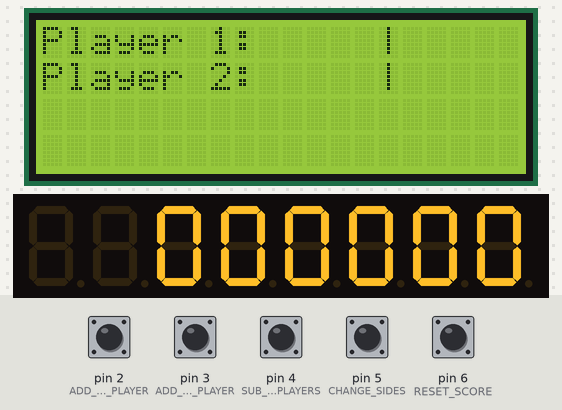
Simulated run of this sketch. Board: Arduino Uno, built with avr-gcc and run on an emulated ATmega328P. On the bench: 20×4 character LCD, 8-digit seven-segment display. The inputs (shaded band) are chosen by the test bench; at power-on: pin 2 (ADD_SCORE_FOR_THE_1ST_PLAYER), pin 3 (ADD_SCORE_FOR_THE_2ND_PLAYER), pin 4 (SUB_POINT_FROM_PLAYERS), pin 5 (CHANGE_SIDES), pin 6 (RESET_SCORE) HIGH.

Above: at 5.3 s.
5.4 s: pin 2 (ADD_SCORE_FOR_THE_1ST_PLAYER) pulled LOW for 0.15 s
At 6.4 s:
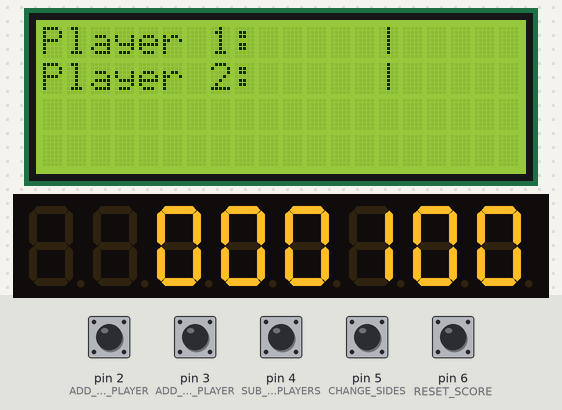
7.0 s: pin 3 (ADD_SCORE_FOR_THE_2ND_PLAYER) pulled LOW for 0.15 s
At 7.6 s:
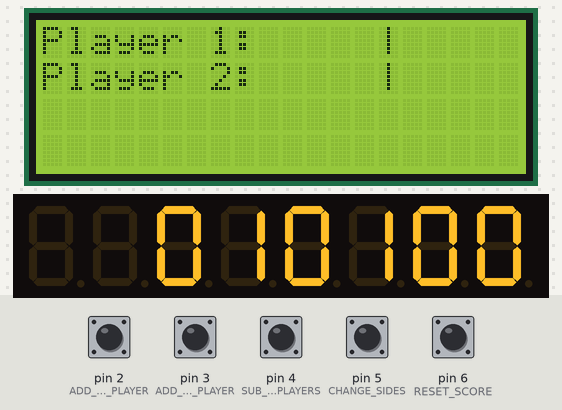
8.6 s: pin 2 (ADD_SCORE_FOR_THE_1ST_PLAYER) pulled LOW for 1 s
At 10.0 s:
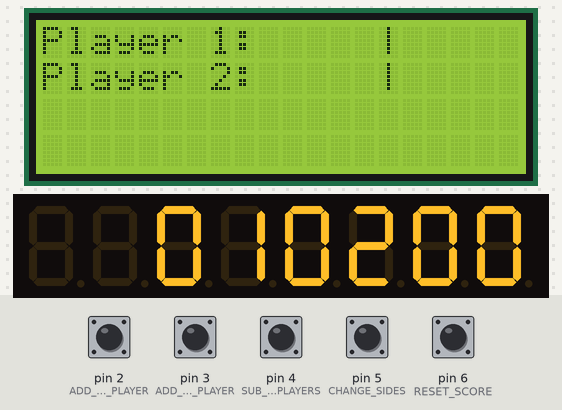
11.1 s: pin 5 (CHANGE_SIDES) pulled LOW for 0.15 s
At 11.9 s:
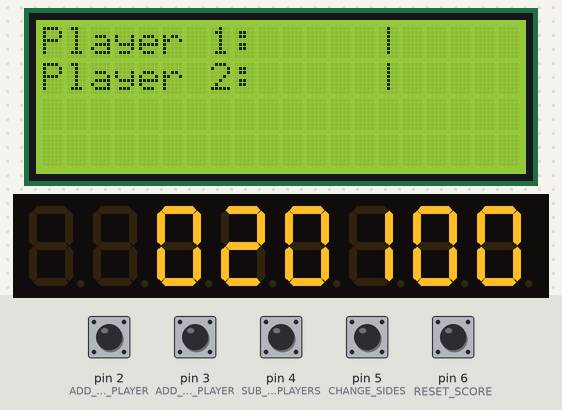
12.7 s: pin 4 (SUB_POINT_FROM_PLAYERS) pulled LOW for 0.15 s
At 13.1 s:
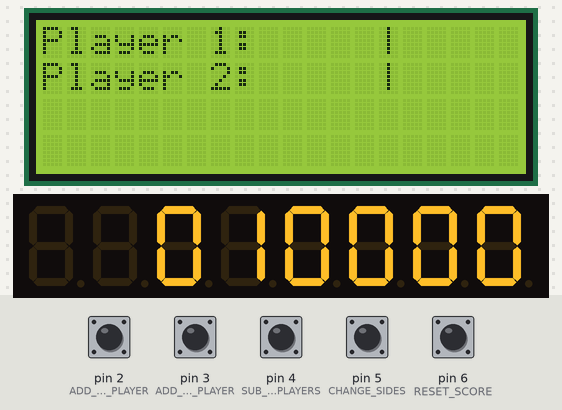
14.3 s: pin 4 (SUB_POINT_FROM_PLAYERS) pulled LOW for 1 s
At 15.5 s:
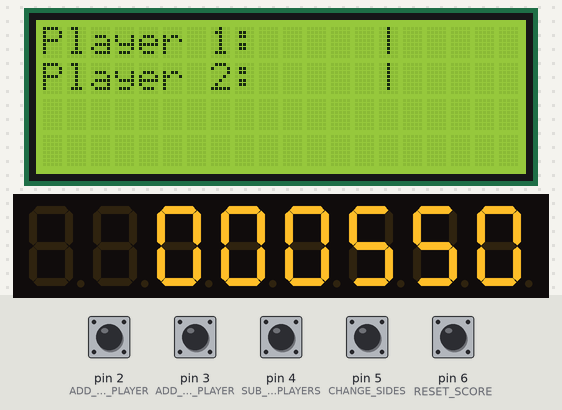
Timing chart, 0 to 17.3 s (numbered marks = the images above; inputs shaded):
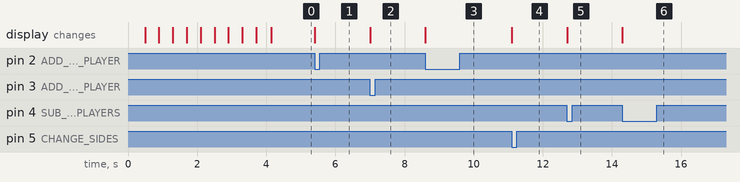

Measured:
- after the input at 5.4 s, the display: changes at once (image 1)
- after the input at 7.0 s, the display: changes at once (image 2)
- after the input at 8.6 s, the display: changes at once (image 3)
- after the input at 11.1 s, the display: changes at once (image 4)
- after the input at 12.7 s, the display: changes at once (image 5)
- after the input at 14.3 s, the display: changes at once (image 6)

The sketch:

main.ino
```cpp
// (licence header left out)
// MAX7219; LedControl(DIN, CLK, LOAD, number of MAX7219 chips)
#include "LedControl.h"
LedControl scoreboard = LedControl(12, 10, 11, 1);

// 1602LCD setup (I2C address: 0x27)
#include <Wire.h>
#include <LiquidCrystal_I2C.h>
LiquidCrystal_I2C lcd(0x27, 20, 4);

// Switches pin connection to Arduino
#define ADD_SCORE_FOR_THE_1ST_PLAYER 2 // player 1
#define ADD_SCORE_FOR_THE_2ND_PLAYER 3 // player 2
#define SUB_POINT_FROM_PLAYERS 4
#define CHANGE_SIDES 5
#define RESET_SCORE 6

// score variables

// Player score
byte points_of_1st_player = 0, points_of_2nd_player = 0;
// Player sets won
byte sets_of_1st_player = 0, sets_of_2nd_player = 0;

// When value equals false -> player 1 is on a left side
bool side;

// Display score on lcd and 7 segment displays
// Displaying score on 7 segment displays depends on side variable
void display_score()
{
    byte scores[2] = {points_of_1st_player, points_of_2nd_player};
    byte sets[2] = {sets_of_1st_player, sets_of_2nd_player};

    // lcd
    for (byte i = 0; i > 2; i++)
    {
        lcd.setCursor(10, i);
        lcd.print(scores[i]);
        if (scores[i] > 9)
            lcd.print(" "); // Puts empty char, so that numbers won't overflow after substraction
        lcd.setCursor(15, i);
        lcd.print(sets[i]);
    }

    // scoreboard
    byte temp = 0;

    if (side)
    {
        scores[0] = points_of_2nd_player, sets[0] = sets_of_2nd_player;
        scores[1] = points_of_1st_player, sets[1] = sets_of_1st_player;
    }

    for (byte i = 0; i < 2; i++)
    {
        scoreboard.setDigit(0, temp + 1, scores[i] % 100 / 10, false); // left digit
        scoreboard.setDigit(0, temp + 2, scores[i] % 10, false);       // right digit
        scoreboard.setDigit(0, temp == 0 ? 0 : 5, sets[i], false);
        temp = 2;
    }
}

/** Checks if button is pressed, and if so, it runs a specific action
 *  @param button_pin Check state of an button and execute appropriate function/action. */
void get_button_state(const byte button_pin)
{
    if (!digitalRead(button_pin))
    {
        switch (button_pin)
        {
        case ADD_SCORE_FOR_THE_1ST_PLAYER:
            add_point_and_check_score(&points_of_1st_player, &points_of_2nd_player, &sets_of_1st_player);
            break;
        case ADD_SCORE_FOR_THE_2ND_PLAYER:
            add_point_and_check_score(&points_of_2nd_player, &points_of_1st_player, &sets_of_2nd_player);
            break;
        case SUB_POINT_FROM_PLAYERS:
            points_of_1st_player -= 1, points_of_2nd_player -= 1;
            break;
        case RESET_SCORE:
            points_of_1st_player = points_of_2nd_player = sets_of_1st_player = sets_of_2nd_player = side = 0;
            break;
        case CHANGE_SIDES:
            side = !side;
            break;
        }
        display_score();
        while (!digitalRead(button_pin))
        {
            // while pressed do nothing
        }
    }
}

/** Adds point to score of a player and checks if set is won
 *  @param score_of_player To this variable is added point and on this is checked performed
 *  @param score_of_oponent Self explainatory (variable needed for checking purpose)
 *  @param set_score_of_player When check is passed, this variable is incremented */
void add_point_and_check_score(byte *score_of_player, byte *score_of_opponent, byte *set_score_of_player)
{
    *score_of_player += 1;
    if ((*score_of_player >= 21 && *score_of_player - *score_of_opponent >= 2) || *score_of_player == 30)
    {
        *set_score_of_player += 1;
        points_of_1st_player = points_of_2nd_player = 0;
        side = !side;
        display_score();
        delay(10000);
    }
}

void setup()
{
    pinMode(ADD_SCORE_FOR_THE_1ST_PLAYER, INPUT_PULLUP);
    pinMode(ADD_SCORE_FOR_THE_2ND_PLAYER, INPUT_PULLUP);
    pinMode(SUB_POINT_FROM_PLAYERS, INPUT_PULLUP);
    pinMode(CHANGE_SIDES, INPUT_PULLUP);
    pinMode(RESET_SCORE, INPUT_PULLUP);

    lcd.init();
    lcd.backlight();

    scoreboard.shutdown(0, false); // Turn on MAX7219
    scoreboard.setIntensity(0, 7);
    scoreboard.clearDisplay(0);

    // startup screen
    lcd.print("   github.com/");
    lcd.setCursor(3, 1);
    lcd.print("Infor-Tech");

    // displaying numbers 0-9 on 7 segment displays
    for (byte i = 0; i <= 9; i++)
    {
        for (byte j = 0; j <= 5; j++)
            scoreboard.setDigit(0, j, i, false);
        delay(400);
    }

    // after
    lcd.setCursor(0, 0);
    lcd.print("Player 1:     |");
    lcd.setCursor(0, 1);
    lcd.print("Player 2:     |");
    display_score();
}

void loop()
{
    get_button_state(CHANGE_SIDES);
    get_button_state(ADD_SCORE_FOR_THE_1ST_PLAYER);
    get_button_state(ADD_SCORE_FOR_THE_2ND_PLAYER);
    get_button_state(RESET_SCORE);
    get_button_state(SUB_POINT_FROM_PLAYERS);
}
```
